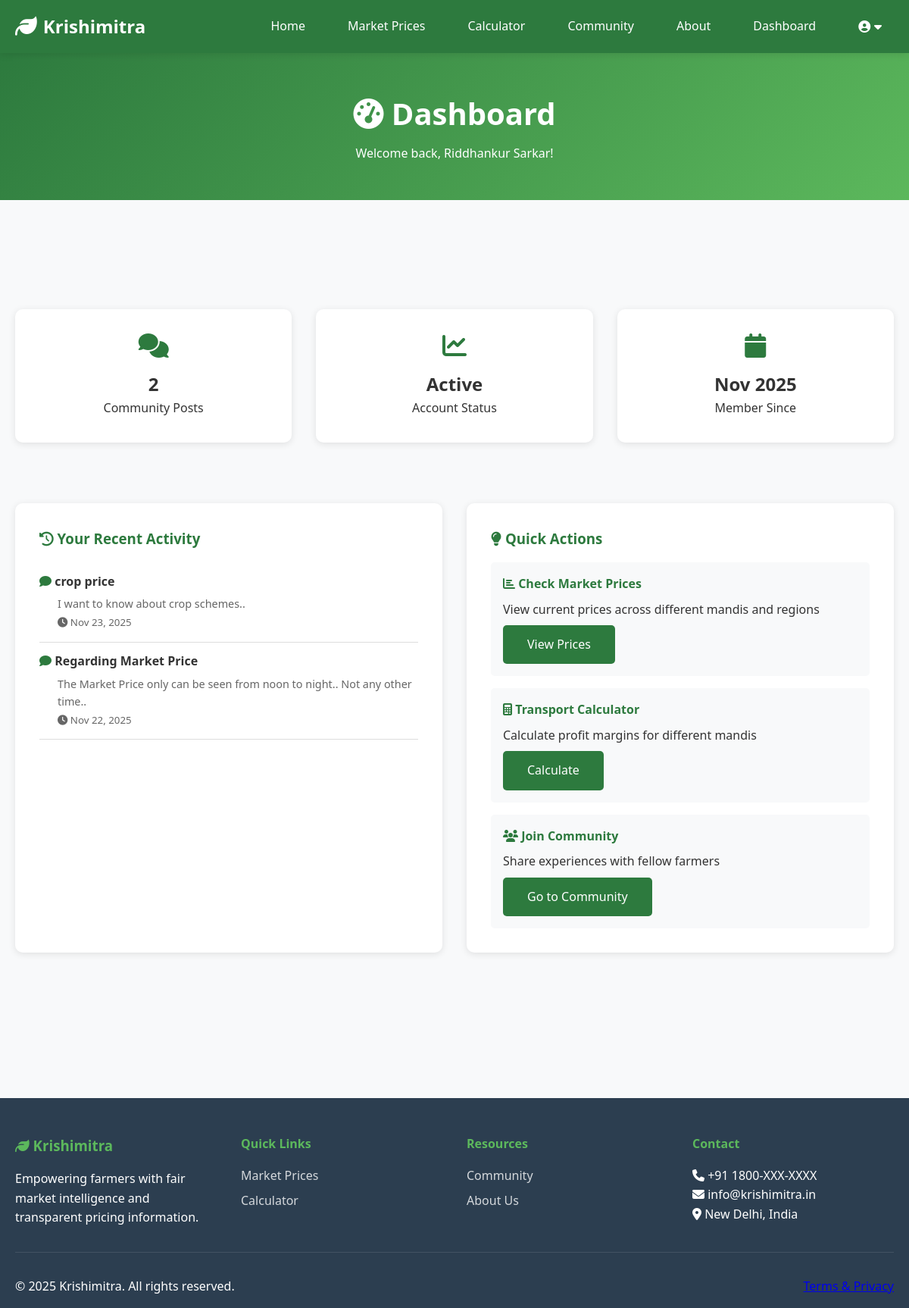
The app's page /dashboard (signed in) with its own data.
### models.py (models this page shows, shortened)
class User(UserMixin, db.Model):
    __tablename__ = 'users'
    id = db.Column(db.Integer, primary_key=True)
    full_name = db.Column(db.String(100), nullable=False)
    email = db.Column(db.String(120), unique=True, nullable=False, index=True)
    phone = db.Column(db.String(15), unique=True, nullable=False)
    password_hash = db.Column(db.String(256), nullable=False)
    user_type = db.Column(db.String(20), nullable=False)  # farmer, ngo, trader
    state = db.Column(db.String(50))
    district = db.Column(db.String(50))
    farm_size = db.Column(db.Float)
    primary_crops = db.Column(db.String(500))  # Comma-separated crop names
    created_at = db.Column(db.DateTime, default=datetime.utcnow)
    last_login = db.Column(db.DateTime)
    is_active = db.Column(db.Boolean, default=True)
    posts = db.relationship('CommunityPost', backref='author', lazy=True, cascade='all, delete-orphan')

class CommunityPost(db.Model):
    __tablename__ = 'community_posts'
    id = db.Column(db.Integer, primary_key=True)
    user_id = db.Column(db.Integer, db.ForeignKey('users.id'), nullable=False)
    title = db.Column(db.String(200), nullable=False)
    content = db.Column(db.Text, nullable=False)
    category = db.Column(db.String(50))
    likes = db.Column(db.Integer, default=0)
    created_at = db.Column(db.DateTime, default=datetime.utcnow)
    updated_at = db.Column(db.DateTime, default=datetime.utcnow, onupdate=datetime.utcnow)

### app.py (the view)
@app.route('/dashboard')
@login_required
def dashboard():
    posts_count = CommunityPost.query.filter_by(user_id=current_user['id']).count()
    recent_posts = CommunityPost.query\
        .filter_by(user_id=current_user['id'])\
        .order_by(CommunityPost.created_at.desc())\
        .limit(5)\
        .all()
    total_likes = db.session.query(db.func.sum(CommunityPost.likes))\
        .filter_by(user_id=current_user['id'])\
        .scalar() or 0
    return render_template('dashboard.html',
                         current_user=current_user,
                         user_type=current_user['details'].user_type,
                         posts_count=posts_count,
                         recent_posts=recent_posts,
                         total_likes=total_likes)

### app.py (called while the page is built)
@login_manager.user_loader
def load_user(user_id):
    return  db.session.get(User, user_id)

def login_required(f):
    @wraps(f)
    def decorated_function(*args, **kwargs):
        if current_user['is_authenticated'] == False:
            flash('Please login to access this page.', 'warning')
            return redirect(url_for('login'))
        return f(*args, **kwargs)
    return decorated_function

### templates/dashboard.html (shortened to what this page needs)
{% extends "base.html" %}
{% block content %}
<div class="page-header">
    <div class="container">
        <h1><i class="fas fa-tachometer-alt"></i> Dashboard</h1>
        <p>Welcome back, {{ current_user.name }}!</p>
    </div>
</div>
<section>
    <div class="container">
        {% if user_type == 'farmer' %}
        <div class="grid grid-4">
            <div class="card text-center">
                <i class="fas fa-comments fa-2x text-primary mb-1"></i>
                <h2>{{ posts_count }}</h2>
                <p>Community Posts</p>
            </div>
            <div class="card text-center">
                <i class="fas fa-chart-line fa-2x text-primary mb-1"></i>
                <h2>Active</h2>
                <p>Account Status</p>
            </div>
            <div class="card text-center">
                <i class="fas fa-calendar fa-2x text-primary mb-1"></i>
                <h2>{{ current_user.details.created_at.strftime('%b %Y') }}</h2>
                <p>Member Since</p>
            </div>
        </div>
        <div class="grid grid-2 mt-3">
            <div class="card">
                <h3><i class="fas fa-history"></i> Your Recent Activity</h3>
                {% if recent_posts %}
                <ul style="list-style: none; padding: 0;">
                    {% for post in recent_posts %}
                    <li style="padding: 0.8rem 0; border-bottom: 1px solid var(--border-color);">
                        <div style="display: flex; justify-content: space-between; align-items: start;">
                            <div style="flex: 1;">
                                <i class="fas fa-comment" style="color: var(--primary-color);"></i>
                                <strong>{{ post.title }}</strong>
                                <p style="margin: 0.3rem 0 0 1.5rem; color: var(--text-light); font-size: 0.9rem;">
                                    {{ post.content[:80] }}{% if post.content|length > 80 %}...{% endif %}
                                </p>
                                <small style="color: var(--text-light); margin-left: 1.5rem;">
                                    <i class="fas fa-clock"></i> {{ post.created_at.strftime('%b %d, %Y') }}
                                </small>
                            </div>
                        </div>
                    </li>
                    {% endfor %}
                </ul>
                {% endif %}
            </div>
            <div class="card">
                <h3><i class="fas fa-lightbulb"></i> Quick Actions</h3>
                <div style="background-color: var(--light-bg); padding: 1rem; border-radius: 5px; margin-bottom: 1rem;">
                    <h4 style="color: var(--primary-color); margin-bottom: 0.5rem;">
                        <i class="fas fa-chart-bar"></i> Check Market Prices
                    </h4>
                    <p style="margin: 0.5rem 0;">View current prices across different mandis and regions</p>
                    <a href="{{ url_for('prices') }}" class="btn btn-primary">View Prices</a>
                </div>
                <div style="background-color: var(--light-bg); padding: 1rem; border-radius: 5px; margin-bottom: 1rem;">
                    <h4 style="color: var(--primary-color); margin-bottom: 0.5rem;">
                        <i class="fas fa-calculator"></i> Transport Calculator
                    </h4>
                    <p style="margin: 0.5rem 0;">Calculate profit margins for different mandis</p>
                    <a href="{{ url_for('transport_calculator') }}" class="btn btn-primary">Calculate</a>
                </div>
                <div style="background-color: var(--light-bg); padding: 1rem; border-radius: 5px;">
                    <h4 style="color: var(--primary-color); margin-bottom: 0.5rem;">
                        <i class="fas fa-users"></i> Join Community
                    </h4>
                    <p style="margin: 0.5rem 0;">Share experiences with fellow farmers</p>
                    <a href="{{ url_for('community') }}" class="btn btn-primary">Go to Community</a>
                </div>
            </div>
        </div>
        {% endif %}
    </div>
</section>
{% endblock %}

### static/css/style.css (style rules this page uses)
* { margin: 0; padding: 0; box-sizing: border-box; }
:root { --primary-color: #2d7a3e; --secondary-color: #5cb85c; --accent-color: #ff9800; --dark-color: #2c3e50; --light-bg: #f8f9fa; --white: #ffffff; --text-dark: #333333; --text-light: #666666; --border-color: #ddd; --shadow: 0 2px 10px rgba(0,0,0,0.1); --shadow-lg: 0 4px 20px rgba(0,0,0,0.15); }
body { font-family: 'Segoe UI', Tahoma, Geneva, Verdana, sans-serif; line-height: 1.6; color: var(--text-dark); background-color: var(--light-bg); }
.container { max-width: 1200px; margin: 0 auto; padding: 0 20px; }
.btn { display: inline-block; padding: 0.8rem 2rem; background-color: rgb(82, 189, 82); color: var(--white); text-decoration: none; border-radius: 5px; border: none; font-size: 1rem; cursor: pointer; transition: all 0.3s ease; }
.btn-primary { background-color: var(--primary-color); }
.card { background-color: var(--white); border-radius: 10px; padding: 2rem; box-shadow: var(--shadow); margin-bottom: 2rem; transition: transform 0.3s ease; }
.card h3 { color: var(--primary-color); margin-bottom: 1rem; }
.grid { display: grid; gap: 2rem; margin: 3rem 0; }
.grid-2 { grid-template-columns: repeat(auto-fit, minmax(300px, 1fr)); }
.grid-4 { grid-template-columns: repeat(auto-fit, minmax(200px, 1fr)); }
section { padding: 3rem 0; }
.page-header { background: linear-gradient(135deg, var(--primary-color) 0%, var(--secondary-color) 100%); color: var(--white); padding: 3rem 0; text-align: center; margin-bottom: 3rem; }
.page-header h1 { font-size: 2.5rem; margin-bottom: 0.5rem; }
.text-center { text-align: center; }
.text-primary { color: var(--primary-color); }
.mb-1 { margin-bottom: 1rem; }
.mt-3 { margin-top: 3rem; }

### templates/dashboard.html (style rules this page uses)
.text-center { text-align: center; }
.text-primary { color: var(--primary-color); }
.mb-1 { margin-bottom: 1rem; }
.mt-3 { margin-top: 3rem; }

### records on screen
User: name "Riddhankur Sarkar", details.created_at "Nov 2025"
CommunityPost: title "crop price", content "I want to know about crop schemes..", created_at "Nov 23, 2025"
CommunityPost: title "Regarding Market Price", content "The Market Price only can be seen from noon to night.. Not any other time..", created_at "Nov 22, 2025"

### other values on screen
{{ posts_count }} "2"
